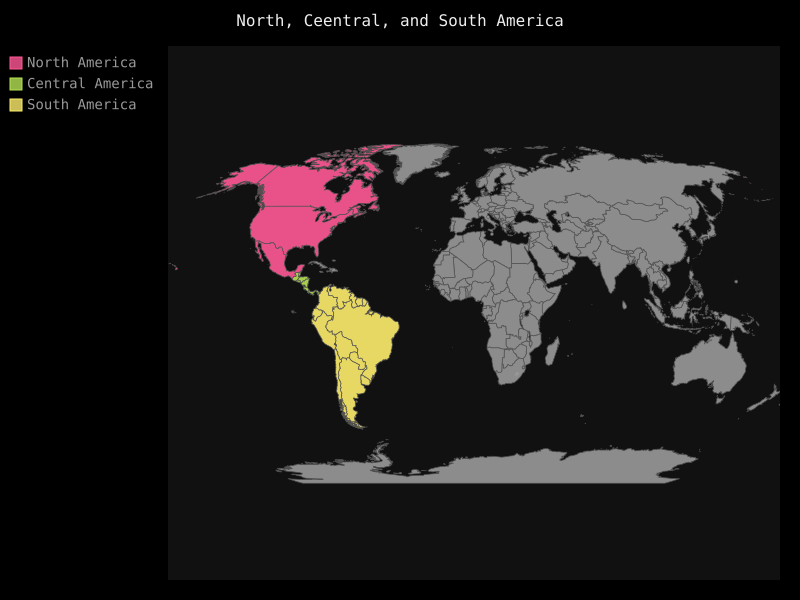

Python code for this plot:
import pygal

wm = pygal.Worldmap()
wm.title = "North, Ceentral, and South America"

wm.add("North America", ['ca', 'mx', 'us'])
wm.add("Central America",['bz', 'cr', 'gt', 'hn', 'ni', 'pa', 'sv'])
wm.add("South America",['ar', 'bo', 'br', 'cl', 'co', 'ec', 'gf', 'gy', 'pe', 'py', 'sr' ,'uy', 've'])

wm.render_to_file("americas.svg")
